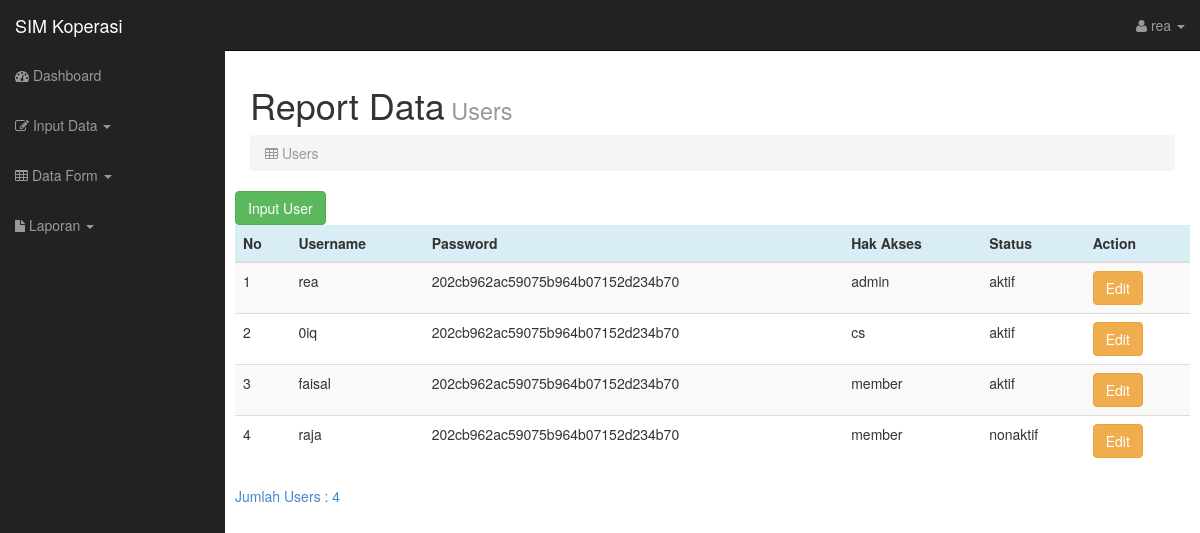
Page /indexadmin.php?page=datauser (signed in) on the committed database.
### tables this page shows
CREATE TABLE `users` (
  `id` int(255) NOT NULL,
  `username` varchar(255) NOT NULL,
  `password` varchar(255) NOT NULL,
  `entry` varchar(50) NOT NULL,
  `akses` varchar(255) NOT NULL,
  `status` varchar(12) NOT NULL
);

### datauser.php (the view, shortened to what this page needs)
<?php
include("config.php");
?>
<html>
<body>
    <div class="col-lg-12">
        <h1>Report Data<small> Users</small></h1>
        <ol class="breadcrumb">
            <li class="active"><i class="fa fa-table"></i> Users</li>
        </ol>
    </div>
    <a class="btn btn-success mb-2" href="indexadmin.php?page=inputanggota">Input User</a>
    <div class="col-12 mt-3">
        <?php
            $result = mysqli_query($conn, 'SELECT * FROM users ');
            if ($result->num_rows) {
                ?>
        <table class="table table-striped   table-hover  ">
            <thead class="">
                <tr class="info">
                    <th>No</th>
                    <th>Username</th>
                    <th>Password</th>
                    <th>Hak Akses</th>
                    <th>Status</th>
                    <th>Action</th>
                </tr>
            </thead>
            <tbody>
                <?php
                    $i = 1;
                while ($item = $result->fetch_object()) {
                    ?>
                <tr>
                    <td>
                        <?= $i; ?>
                    </td>
                    <td>
                        <?= $item->username; ?>
                    </td>
                    <td>
                        <?= $item->password; ?>
                    </td>
                    <td>
                        <?= $item->akses; ?>
                    </td>
                    <td>
                        <?= $item->status; ?>
                    </td>
                    <td>
                    <a class="btn btn-warning"
                            href="indexadmin.php?page=updateuser&username=<?= $item->username?>">Edit</a>
                    </td>
                </tr>
                <?php
                        $i++;
                        $a = $i-1;
                }
                ?>
            </tbody>
        </table>
        <a>Jumlah Users : <?php echo $a ?> </a>
        <?php
            } else
                echo 'Datanya tidak ada';
            ?>
    </div>
    </div>
    </div>
    </div>
</body>
</html>

### css/sb-admin.css (style rules this page uses)
body { margin-top: 50px; }

### rows in the picture
users: username "rea", password "202cb962ac59075b964b07152d234b70", akses "admin", status "aktif"
users: username "0iq", password "202cb962ac59075b964b07152d234b70", akses "cs", status "aktif"
users: username "faisal", password "202cb962ac59075b964b07152d234b70", akses "member", status "aktif"
users: username "raja", password "202cb962ac59075b964b07152d234b70", akses "member", status "nonaktif"

### other values in the picture
$_SESSION['username'] "rea"
$a "4"
